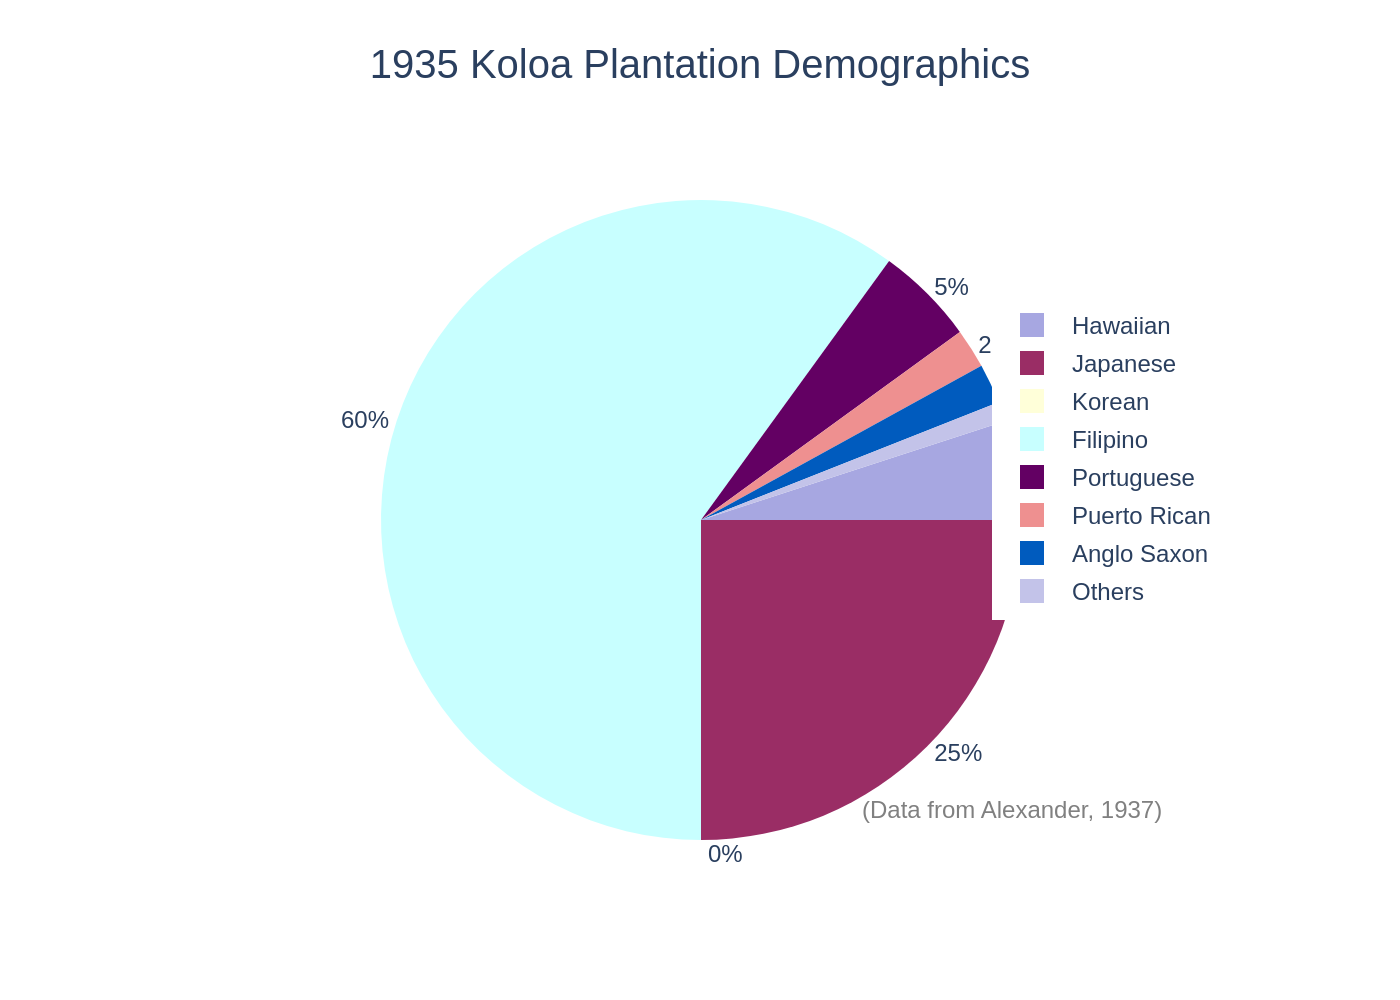

This chart was generated by the following Python code:
import sys
import json
import os
import plotly.graph_objects as go

# Check for command-line argument
if len(sys.argv) != 2:
    print("Usage: python generate_chart.py <json_file_path>")
    sys.exit(1)

json_path = sys.argv[1]

# Read data from the JSON file
try:
    with open(json_path, 'r', encoding='utf-8') as f:
        chart_info = json.load(f)
except FileNotFoundError:
    print(f"Error: JSON file not found at {json_path}")
    sys.exit(1)
except json.JSONDecodeError:
    print(f"Error: Could not decode JSON from {json_path}")
    sys.exit(1)

# Extract data for plotting
chart_data = chart_info.get('chart_data', [])
texts = chart_info.get('texts', {})
colors = chart_info.get('colors', [])

labels = [item['category'] for item in chart_data]
values = [item['value'] for item in chart_data]

# Create the pie chart
fig = go.Figure()

fig.add_trace(go.Pie(
    labels=labels,
    values=values,
    marker_colors=colors,
    hoverinfo='label+percent',
    textinfo='value',
    texttemplate='%{value}%',
    textposition='outside',
    sort=False,  # This is crucial to preserve the original order
    direction='clockwise',
    rotation=90 - (360 * values[0] / sum(values)) # Start with the first slice's right edge at 12 o'clock, approximately matching the original
))

# Update layout for a professional look
title_text = texts.get('title', '')
if texts.get('subtitle'):
    title_text += f"<br><sub>{texts.get('subtitle')}</sub>"

fig.update_layout(
    title_text=title_text,
    title_x=0.5,
    title_y=0.95,
    title_font_size=20,
    font_family="Arial",
    showlegend=True,
    legend=dict(
        x=0.8,
        y=0.85,
        xanchor='left',
        yanchor='top'
    ),
    margin=dict(t=100, b=80, l=40, r=40),
    plot_bgcolor='white'
)

# Add source annotation
if texts.get('source'):
    fig.add_annotation(
        text=texts.get('source'),
        xref="paper",
        yref="paper",
        x=0.98,
        y=0.02,
        xanchor='right',
        yanchor='bottom',
        showarrow=False,
        font=dict(
            family="Arial",
            size=12,
            color="grey"
        )
    )

# Determine output filename and save the image
base_name = os.path.splitext(os.path.basename(json_path))[0]
output_filename = f"{base_name}.png"

fig.write_image(output_filename, scale=2)

print(f"Chart saved to {output_filename}")
